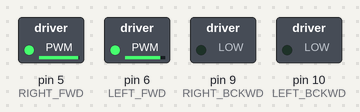
The sketch below on a simulated Arduino Uno, built with avr-gcc and run on an emulated ATmega328P. On the bench: switched loads named in the sketch (green lamp = pin HIGH).

Above: at 0.1 s.
At 4.1 s:
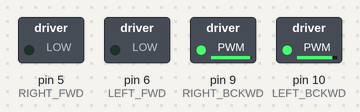
At 6.25 s:
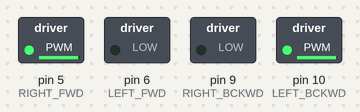
At 10.25 s:
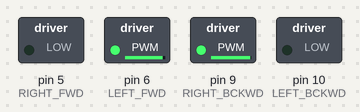
At 12.6 s:
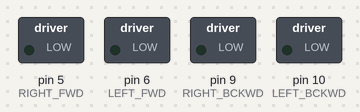
Timing chart, 0 to 14.1 s (numbered marks = the images above):
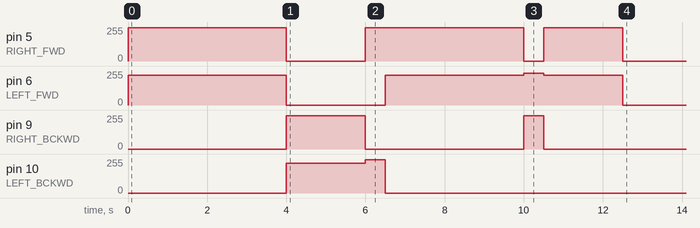

The sketch:

assignment1_basic_moves.ino
```cpp
//left motor
#define LEFT_FWD 6
#define LEFT_BCKWD 10

//right motor
#define RIGHT_FWD 5
#define RIGHT_BCKWD 9

//store the next time

unsigned long _timer = 0;

//set the interval at 0.3 seconds
int _interval = 300;

void setup() {
  Serial.begin(9600);
  pinMode(LEFT_FWD , OUTPUT);
  pinMode(LEFT_BCKWD , OUTPUT);
  pinMode(RIGHT_FWD , OUTPUT);
  pinMode(RIGHT_BCKWD , OUTPUT);
  forword();
}

void loop() {
  if(millis() < 4000)
  {
    forword();
  }
  else if(millis() < 6000)
 {
  backwords();
 }
 else if(millis() < 6500)
 {
  left();

 }
 else if(millis() < 10000)
 {
  forword();
 }
 else if(millis() < 10500)
 {
  right();
 }
 else if(millis() < 12500)
 {
  forword();
 }
else
stop();

}

void forword()
{
  analogWrite(LEFT_FWD , 225 );
  analogWrite(LEFT_BCKWD , 0 );
  analogWrite(RIGHT_FWD , 250 );
  analogWrite(RIGHT_BCKWD , 0 );
}

void backwords()
{
  analogWrite(LEFT_BCKWD, 225 );
  analogWrite(LEFT_FWD , 0 );
  analogWrite(RIGHT_BCKWD , 250 );
  analogWrite(RIGHT_FWD , 0 );
}

void right()
{
    analogWrite(LEFT_FWD , 240 );
    analogWrite(LEFT_BCKWD , 0 );
    analogWrite(RIGHT_FWD , 0 );
    analogWrite(RIGHT_BCKWD , 250 );
}

void left()
{
    analogWrite(LEFT_FWD , 0 );
    analogWrite(LEFT_BCKWD , 250 );
    analogWrite(RIGHT_FWD , 250 );
    analogWrite(RIGHT_BCKWD , 0 );
}

void stop()
{
  analogWrite(LEFT_FWD , 0 );
  analogWrite(LEFT_BCKWD , 0 );
  analogWrite(RIGHT_FWD , 0 );
  analogWrite(RIGHT_BCKWD , 0 );
}
```

Measured:
- by itself, pin 5 (RIGHT_FWD): goes 0/255 2.0 s, 250/255 4.0 s, 0/255 0.50 s, 250/255 2.0 s, then 0/255
- by itself, pin 9 (RIGHT_BCKWD): 0/255 → 250/255 at 4.0 s, → 0/255 2.0 s later, → 250/255 4.0 s later, → 0/255 0.50 s later
- by itself, pin 10 (LEFT_BCKWD): 0/255 → 225/255 at 4.0 s, → 250/255 2.0 s later, → 0/255 0.50 s later
- by itself, pin 6 (LEFT_FWD): 225/255 → 0/255 at 4.0 s, → 225/255 2.5 s later, → 240/255 3.5 s later, → 225/255 0.50 s later, … (5 changes in this stretch)
